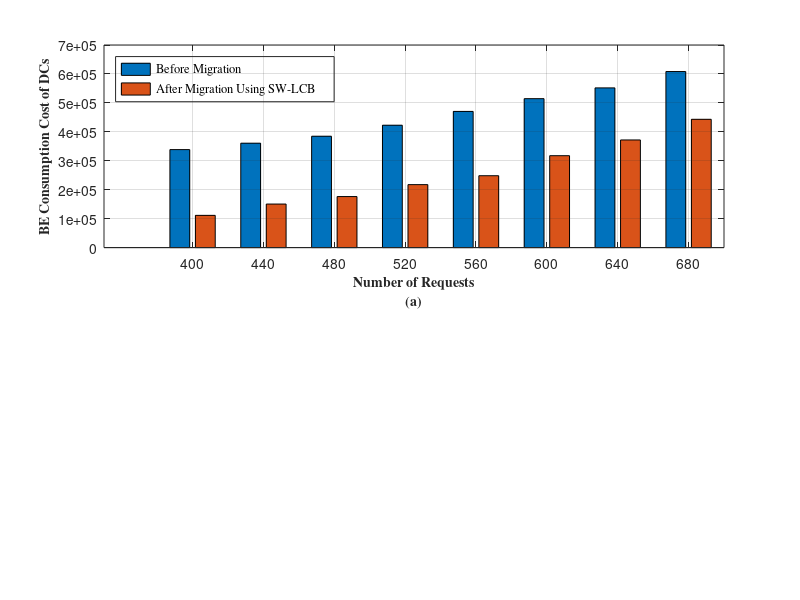

Here is the MATLAB script that generated this plot: (Note: this script raises an error after producing the figure.)
close all
clear all

NumOfReq = [400, 440, 480, 520, 560,600, 640, 680];
c_before = [338612.662, 360735.45, 384823.185, 422858.22, 470530.75, 514626.157, 551831.752, 608295.03];
c_after = [111371.129, 150444.56, 176345.20, 217604.52, 248386.76, 317588.675, 371920.075, 443297.37];
imprv_percentage = [71.27, 62.41, 61.27, 55.930, 51.56, 44.903, 37.29, 34.037];


numOfReq = [400, 440, 480, 520,560,600, 640, 680];

% with Tr cost = 22
cmig_MAB = [620.219,642.765, 657.634, 663.532, 684.864, 709.931, 722.419, 776.470];
cmig_kube =[825.905, 837.905, 845.866, 867.306, 903.450, 943.589, 965.046, 1062.129];
%cmig_greedy= [2080.360, 2298.21, 2512.003, 2624.276, 2761.450, 2903.640, 3355.074, 3625.623];
cmig_greedy= [1180.360, 1238.21, 1312.003, 1424.276, 1561.450, 1603.640, 1755.074, 1825.623];



%1
subplot(2,1,1)
comp = [c_before(:),c_after(:)];
bar(NumOfReq, comp, 'grouped')
grid on
xlabel(['Number of Requests',newline,'(a)'],'fontweight','bold','fontsize',10, 'FontName','times')
ylabel('BE Consumption Cost of DCs','fontweight','bold','fontsize',10,'FontName','times')
%title('(a)','FontSize',13,'fontweight','bold','Interpreter','latex')
lgnd1 = legend('Before Migration', 'After Migration Using SW-LCB','Location','northwest','FontName','times')
set(lgnd1,'color','none', 'EdgeColor', 'none');
%ylim([99000,610000])


%2 plotting the bar chart:
subplot(2,1,2)
cost =[cmig_MAB(:),cmig_kube(:), cmig_greedy(:)];
bar(numOfReq,cost,'grouped')
grid on
xlabel(['Number of Requests',newline,'(b)'],'fontweight','bold','fontsize',10, 'FontName','times')
ylabel('Migration Cost','fontweight','bold','fontsize',10, 'FontName','times')
%title('(b)','FontSize',13,'FontWeight','bold', 'Interpreter','latex')
lgnd2 = legend('SW-LCB','KUBE', '\epsilon-Greedy','Location','northwest')
set(lgnd2,'color','none', 'EdgeColor', 'none');
%ylim([0, 1850]);

%{
xlabel(['xlabel',newline,'\bf I Love Fatima']) 
xlabel(['xlabel',newline,'', newline, '']) 
h = title(['I Love Fatima']) 
set(h,'position',get(h,'position')-[0 5.5 0])
ylabel('ylabel')
%}

%{
subplot(3,1,3)
netcost = [cnet_MAB(:),cnet_noGrooming(:),cnet_greedy(:), cnet_greedy_noG(:)];
bar(numOfReq,netcost,'grouped')
grid on
xlabel('Number of Requests','fontweight','bold','fontsize',10, 'FontName','times')
ylabel('Cost of Optical Network Elements (Cent)','fontweight','bold','fontsize',10, 'FontName','times')
title('(c)','FontSize',13,'FontWeight','bold','Interpreter','latex')
legend('SW-LCB','SW-LCB Without Optical Grooming', '\epsilon-Greedy With Optical Grooming', '\epsilon-Greedy Without Optical Grooming','Location','northwest')
%}
%{
subplot(3,1,3)
plot(numOfReq, cnet_MAB, '-bs','LineWidth',2,'MarkerSize',10)
hold on 
plot(numOfReq, cnet_noGrooming,'-.ks' ,'LineWidth',2,'MarkerSize',10)
hold on 
plot(numOfReq, cnet_greedy,'-g*' ,'LineWidth',2,'MarkerSize',10)
hold on
plot(numOfReq, cnet_greedy_noG, '-.r*','LineWidth',2,'MarkerSize',10)
grid on
xlabel('Number of Requests','fontweight','bold','fontsize',10, 'FontName','times')
ylabel('Cost of Optical Network Elements (Cent)','fontweight','bold','fontsize',10, 'FontName','times')
legend('SW-LCB','SW-LCB Without Optical Grooming', '\epsilon-Greedy With Optical Grooming', '\epsilon-Greedy Without Optical Grooming','Location','northwest')
%xlim([400,680])
%ylim([60000, 145000]);
%}
%%

numOfReq = [400, 440, 480, 520,560,600, 640, 680];
cnet_MAB = [62211.65, 73865.998, 74234.51, 84712.497, 88867.598, 97326.853, 109684.510, 112587.141];
cnet_noGrooming = [73086.036, 81644.474, 85410.116, 94512.86, 101005.459, 107090.506, 123338.612, 128075.53];
cnet_greedy= [79864.439, 84509.830, 89251.366, 99561.841, 105341.893, 111557.98, 128891.856,  136814.159  ];
cnet_greedy_noG = [83409.051, 88104.76, 95371.433, 106097.349, 112122.422, 119495.358, 135899.89, 144140.213 ];


c_MAB_noMig = [338612.662, 360735.45, 384823.185, 422858.22, 470530.75, 514626.157, 551831.752, 608295.03];
c_MAB =[111996.175, 151088.89, 176997.912, 218276.979, 249083.57, 318296.073, 372650.38, 444044.44];
c_kube =[120305.188, 160559.57, 191198.42, 225520.734, 266616.77, 332883.30, 397781.452, 465523.408 ];
c_greedy = [159413.938, 182425.200, 222158.248, 252664.684, 294853.963, 359207.801, 433763.105, 509218.67 ];


subplot(2,1,1)
netcost = [cnet_greedy_noG(:),cnet_greedy(:),cnet_noGrooming(:), cnet_MAB(:)];
bar(numOfReq,netcost,'grouped')
grid on
xlabel(['Number of Requests',newline,'(a)'],'fontweight','bold','fontsize',10, 'FontName','times')
ylabel('Cost of Optical Network Devices','fontweight','bold','fontsize',10, 'FontName','times')
%title('(a)','FontSize',13,'FontWeight','bold','Interpreter','latex')
lgnd3 = legend('\epsilon-Greedy Without Optical Grooming','\epsilon-Greedy With Optical Grooming','SW-LCB Without Optical Grooming','SW-LCB', 'Location','northwest');
set(lgnd3,'color','none', 'EdgeColor', 'none');

subplot(2,1,2)
total = [c_MAB(:),c_kube(:), c_greedy(:), c_MAB_noMig(:)];
bar(numOfReq,total,'grouped')
grid on
xlabel(['Number of Requests',newline,'(b)'],'fontweight','bold','fontsize',10, 'FontName','times')
ylabel('Total Cost','fontweight','bold','fontsize',10, 'FontName','times')
%title('(b)','FontSize',13,'FontWeight','bold','Interpreter','latex')
lgnd4 = legend('SW-LCB','KUBE','\epsilon-Greedy','No Migration','Location','northwest')
set(lgnd4,'color','none', 'EdgeColor', 'none');